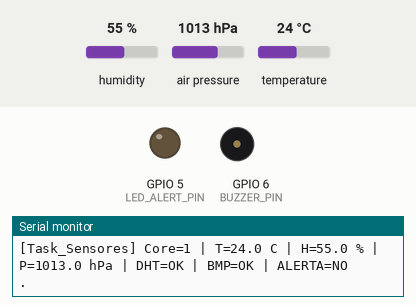
A program run on a simulated ESP32-S3. Parts: output pins drawn as LEDs (lit = HIGH), buzzer (waves = sounding, pin HIGH), the last lines printed to the serial monitor. The test bench sets the inputs (shaded band); at power-on: humidity 55 %, air pressure 1013 hPa, temperature 24 °C. WiFi joins after 1.5 s; servers stay silent unless stated.

Above: at 2.7 s.
2.8 s: humidity set to 69 %
4.7 s: humidity set to 72 %
At 5.64 s:
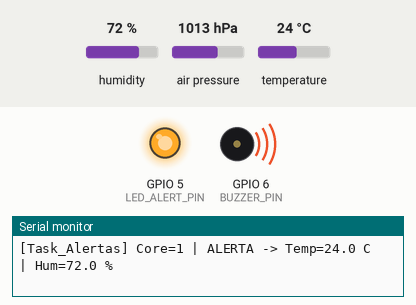
9.0 s: humidity set to 22 %
At 9.6 s:
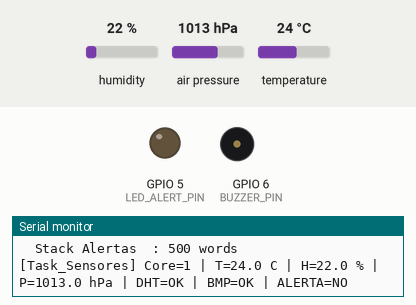
10.5 s: humidity set to 88 %
At 11.67 s:
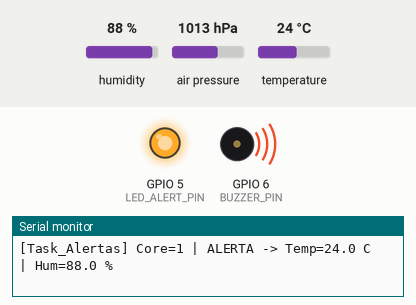
Timing chart, 0 to 15.0 s (numbered marks = the images above; inputs shaded):
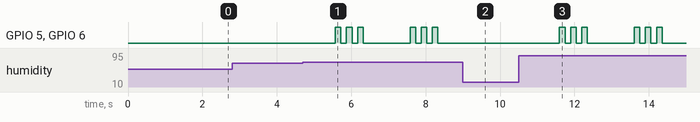

The program:

main.cpp
```cpp
#include <Arduino.h>
#include <WiFi.h>
#include <WebServer.h>
#include <Wire.h>
#include <DHT.h>
#include <Adafruit_BMP280.h>

#include <freertos/FreeRTOS.h>
#include <freertos/task.h>
#include <freertos/queue.h>
#include <freertos/semphr.h>

// =========================
// CONFIGURACION WIFI
// =========================
const char* WIFI_SSID = "TU_WIFI";
const char* WIFI_PASS = "TU_PASSWORD";

// =========================
// PINES
// =========================
#define DHTPIN 4
#define DHTTYPE DHT22

#define I2C_SDA 8
#define I2C_SCL 9

#define LED_ALERT_PIN 5
#define BUZZER_PIN 6

// =========================
// UMBRALES DE ALERTA
// =========================
const float TEMP_ALERT = 30.0;
const float HUM_ALERT  = 70.0;

// =========================
// OBJETOS HARDWARE
// =========================
DHT dht(DHTPIN, DHTTYPE);
Adafruit_BMP280 bmp;
WebServer server(80);

// =========================
// ESTRUCTURA DE DATOS
// =========================
struct SensorData {
  float temperature;
  float humidity;
  float pressure;
  bool dhtOk;
  bool bmpOk;
  bool alert;
  uint32_t sampleId;
  uint32_t timestampMs;
};

// =========================
// RECURSOS FREERTOS
// =========================
QueueHandle_t sensorQueue = NULL;
SemaphoreHandle_t dataMutex = NULL;
SemaphoreHandle_t alertSemaphore = NULL;

// =========================
// TASK HANDLES
// =========================
TaskHandle_t taskSensoresHandle = NULL;
TaskHandle_t taskWebHandle = NULL;
TaskHandle_t taskWiFiHandle = NULL;
TaskHandle_t taskAlertasHandle = NULL;
TaskHandle_t taskMonitorHandle = NULL;

// =========================
// DATOS COMPARTIDOS
// =========================
SensorData latestData = {0};
volatile uint32_t hbSensores = 0;
volatile uint32_t hbWeb = 0;
volatile uint32_t hbWiFi = 0;
volatile uint32_t hbAlertas = 0;

const uint32_t WATCHDOG_TIMEOUT_MS = 10000;

// =========================
// HTML PAGINA WEB
// =========================
const char INDEX_HTML[] PROGMEM = R"rawliteral(
<!DOCTYPE html>
<html lang="es">
<head>
  <meta charset="UTF-8">
  <meta name="viewport" content="width=device-width, initial-scale=1">
  <title>Estación Meteorológica ESP32</title>
  <style>
    body { font-family: Arial, sans-serif; margin: 0; background: #f4f6f8; color: #222; }
    header { background: #1f6feb; color: white; padding: 18px; text-align: center; }
    .wrap { max-width: 900px; margin: 20px auto; padding: 0 16px; }
    .grid { display: grid; grid-template-columns: repeat(auto-fit, minmax(220px, 1fr)); gap: 16px; }
    .card {
      background: white; border-radius: 14px; padding: 20px;
      box-shadow: 0 4px 14px rgba(0,0,0,0.08);
    }
    .label { font-size: 14px; color: #666; }
    .value { font-size: 32px; font-weight: bold; margin-top: 8px; }
    .ok { color: #138a36; font-weight: bold; }
    .alert { color: #c62828; font-weight: bold; }
    .footer { margin-top: 20px; font-size: 14px; color: #555; }
  </style>
</head>
<body>
  <header>
    <h1>Estación Meteorológica ESP32</h1>
    <p>FreeRTOS + DHT22 + BMP280 + Web</p>
  </header>

  <div class="wrap">
    <div class="grid">
      <div class="card">
        <div class="label">Temperatura</div>
        <div class="value" id="temp">--</div>
      </div>
      <div class="card">
        <div class="label">Humedad</div>
        <div class="value" id="hum">--</div>
      </div>
      <div class="card">
        <div class="label">Presión</div>
        <div class="value" id="pres">--</div>
      </div>
      <div class="card">
        <div class="label">Estado</div>
        <div class="value" id="estado">--</div>
      </div>
    </div>

    <div class="card" style="margin-top:16px;">
      <div><strong>DHT22:</strong> <span id="dht">--</span></div>
      <div><strong>BMP280:</strong> <span id="bmp">--</span></div>
      <div><strong>Muestra:</strong> <span id="sample">--</span></div>
      <div><strong>Tiempo:</strong> <span id="time">--</span></div>
    </div>

    <div class="footer">
      La página se actualiza cada 2 segundos.
    </div>
  </div>

  <script>
    async function updateData() {
      try {
        const res = await fetch('/data');
        const data = await res.json();

        document.getElementById('temp').textContent = data.temperature.toFixed(1) + ' °C';
        document.getElementById('hum').textContent = data.humidity.toFixed(1) + ' %';
        document.getElementById('pres').textContent = data.pressure.toFixed(1) + ' hPa';
        document.getElementById('sample').textContent = data.sampleId;
        document.getElementById('time').textContent = data.timestampMs + ' ms';
        document.getElementById('dht').textContent = data.dhtOk ? 'OK' : 'ERROR';
        document.getElementById('bmp').textContent = data.bmpOk ? 'OK' : 'ERROR';

        const estado = document.getElementById('estado');
        if (data.alert) {
          estado.textContent = 'ALERTA';
          estado.className = 'value alert';
        } else {
          estado.textContent = 'NORMAL';
          estado.className = 'value ok';
        }
      } catch (e) {
        console.log('Error leyendo datos');
      }
    }

    updateData();
    setInterval(updateData, 2000);
  </script>
</body>
</html>
)rawliteral";

// =========================
// FUNCIONES WEB
// =========================
void handleRoot() {
  server.send_P(200, "text/html", INDEX_HTML);
}

void handleData() {
  SensorData copy;

  if (xSemaphoreTake(dataMutex, pdMS_TO_TICKS(100)) == pdTRUE) {
    copy = latestData;
    xSemaphoreGive(dataMutex);
  } else {
    server.send(500, "application/json", "{\"error\":\"mutex timeout\"}");
    return;
  }

  String json = "{";
  json += "\"temperature\":" + String(copy.temperature, 1) + ",";
  json += "\"humidity\":" + String(copy.humidity, 1) + ",";
  json += "\"pressure\":" + String(copy.pressure, 1) + ",";
  json += "\"dhtOk\":" + String(copy.dhtOk ? "true" : "false") + ",";
  json += "\"bmpOk\":" + String(copy.bmpOk ? "true" : "false") + ",";
  json += "\"alert\":" + String(copy.alert ? "true" : "false") + ",";
  json += "\"sampleId\":" + String(copy.sampleId) + ",";
  json += "\"timestampMs\":" + String(copy.timestampMs);
  json += "}";

  server.send(200, "application/json", json);
}

// =========================
// TASK SENSORES
// =========================
void Task_Sensores(void *pvParameters) {
  uint32_t sample = 0;

  for (;;) {
    SensorData data = {0};

    float h = dht.readHumidity();
    float t = dht.readTemperature();
    float p = bmp.readPressure() / 100.0f;

    data.dhtOk = !(isnan(h) || isnan(t));
    data.bmpOk = !isnan(p) && p > 300.0f && p < 1200.0f;

    data.temperature = data.dhtOk ? t : -999.0f;
    data.humidity    = data.dhtOk ? h : -999.0f;
    data.pressure    = data.bmpOk ? p : -999.0f;
    data.sampleId    = sample++;
    data.timestampMs = millis();

    data.alert = false;
    if (data.dhtOk) {
      if (data.temperature > TEMP_ALERT || data.humidity > HUM_ALERT) {
        data.alert = true;
      }
    }

    if (xSemaphoreTake(dataMutex, portMAX_DELAY) == pdTRUE) {
      latestData = data;
      xSemaphoreGive(dataMutex);
    }

    xQueueOverwrite(sensorQueue, &data);

    if (data.alert) {
      xSemaphoreGive(alertSemaphore);
    }

    hbSensores = millis();

    Serial.printf("[Task_Sensores] Core=%d | T=%.1f C | H=%.1f %% | P=%.1f hPa | DHT=%s | BMP=%s | ALERTA=%s\n",
                  xPortGetCoreID(),
                  data.temperature,
                  data.humidity,
                  data.pressure,
                  data.dhtOk ? "OK" : "ERR",
                  data.bmpOk ? "OK" : "ERR",
                  data.alert ? "SI" : "NO");

    vTaskDelay(pdMS_TO_TICKS(2000));
  }
}

// =========================
// TASK WIFI
// =========================
void Task_WiFi(void *pvParameters) {
  for (;;) {
    if (WiFi.status() != WL_CONNECTED) {
      Serial.println("[Task_WiFi] Reconectando WiFi...");
      WiFi.disconnect(true, true);
      delay(200);
      WiFi.begin(WIFI_SSID, WIFI_PASS);

      uint32_t start = millis();
      while (WiFi.status() != WL_CONNECTED && millis() - start < 8000) {
        vTaskDelay(pdMS_TO_TICKS(500));
        Serial.print(".");
      }
      Serial.println();

      if (WiFi.status() == WL_CONNECTED) {
        Serial.print("[Task_WiFi] Conectado. IP: ");
        Serial.println(WiFi.localIP());
      } else {
        Serial.println("[Task_WiFi] No se pudo conectar");
      }
    }

    hbWiFi = millis();
    vTaskDelay(pdMS_TO_TICKS(5000));
  }
}

// =========================
// TASK WEB
// =========================
void Task_Web(void *pvParameters) {
  for (;;) {
    server.handleClient();
    hbWeb = millis();
    vTaskDelay(pdMS_TO_TICKS(20));
  }
}

// =========================
// TASK ALERTAS
// =========================
void Task_Alertas(void *pvParameters) {
  pinMode(LED_ALERT_PIN, OUTPUT);
  pinMode(BUZZER_PIN, OUTPUT);
  digitalWrite(LED_ALERT_PIN, LOW);
  digitalWrite(BUZZER_PIN, LOW);

  for (;;) {
    if (xSemaphoreTake(alertSemaphore, portMAX_DELAY) == pdTRUE) {
      SensorData copy;

      if (xSemaphoreTake(dataMutex, portMAX_DELAY) == pdTRUE) {
        copy = latestData;
        xSemaphoreGive(dataMutex);
      }

      Serial.printf("[Task_Alertas] Core=%d | ALERTA -> Temp=%.1f C | Hum=%.1f %%\n",
                    xPortGetCoreID(),
                    copy.temperature,
                    copy.humidity);

      for (int i = 0; i < 3; i++) {
        digitalWrite(LED_ALERT_PIN, HIGH);
        digitalWrite(BUZZER_PIN, HIGH);
        vTaskDelay(pdMS_TO_TICKS(150));
        digitalWrite(LED_ALERT_PIN, LOW);
        digitalWrite(BUZZER_PIN, LOW);
        vTaskDelay(pdMS_TO_TICKS(150));
      }

      hbAlertas = millis();
    }
  }
}

// =========================
// TASK MONITOR
// =========================
void Task_Monitor(void *pvParameters) {
  for (;;) {
    uint32_t now = millis();

    Serial.println("--------------------------------------------------");
    Serial.printf("[Task_Monitor] Core=%d\n", xPortGetCoreID());
    Serial.printf("  Stack Sensores : %u words\n", uxTaskGetStackHighWaterMark(taskSensoresHandle));
    Serial.printf("  Stack Web      : %u words\n", uxTaskGetStackHighWaterMark(taskWebHandle));
    Serial.printf("  Stack WiFi     : %u words\n", uxTaskGetStackHighWaterMark(taskWiFiHandle));
    Serial.printf("  Stack Alertas  : %u words\n", uxTaskGetStackHighWaterMark(taskAlertasHandle));

    bool timeout =
      (now - hbSensores > WATCHDOG_TIMEOUT_MS) ||
      (now - hbWeb > WATCHDOG_TIMEOUT_MS) ||
      (now - hbWiFi > WATCHDOG_TIMEOUT_MS);

    if (timeout) {
      Serial.println("[Task_Monitor] WARNING: alguna tarea no responde");
    }

    vTaskDelay(pdMS_TO_TICKS(4000));
  }
}

// =========================
// SETUP
// =========================
void setup() {
  Serial.begin(115200);
  delay(1500);

  Serial.println();
  Serial.println("==================================================");
  Serial.println("PRACTICA 4 - PARTE 3");
  Serial.println("Estacion meteorologica REAL con pagina web");
  Serial.println("DHT22 + BMP280 + FreeRTOS + WebServer");
  Serial.println("==================================================");

  Wire.begin(I2C_SDA, I2C_SCL);
  dht.begin();

  bool bmpOk = bmp.begin(0x76);
  if (!bmpOk) {
    bmpOk = bmp.begin(0x77);
  }

  if (!bmpOk) {
    Serial.println("[Setup] ERROR: BMP280 no encontrado en 0x76 ni 0x77");
  } else {
    Serial.println("[Setup] BMP280 detectado");
  }

  WiFi.mode(WIFI_STA);
  WiFi.begin(WIFI_SSID, WIFI_PASS);

  server.on("/", handleRoot);
  server.on("/data", handleData);
  server.begin();

  sensorQueue = xQueueCreate(1, sizeof(SensorData));
  dataMutex = xSemaphoreCreateMutex();
  alertSemaphore = xSemaphoreCreateBinary();

  if (sensorQueue == NULL || dataMutex == NULL || alertSemaphore == NULL) {
    Serial.println("[Setup] Error creando recursos FreeRTOS");
    while (true) {
      delay(1000);
    }
  }

  uint32_t now = millis();
  hbSensores = now;
  hbWeb = now;
  hbWiFi = now;
  hbAlertas = now;

  xTaskCreatePinnedToCore(Task_Sensores, "Task_Sensores", 4096, NULL, 3, &taskSensoresHandle, 1);
  xTaskCreatePinnedToCore(Task_WiFi,     "Task_WiFi",     4096, NULL, 1, &taskWiFiHandle,     0);
  xTaskCreatePinnedToCore(Task_Web,      "Task_Web",      6144, NULL, 2, &taskWebHandle,      0);
  xTaskCreatePinnedToCore(Task_Alertas,  "Task_Alertas",  3072, NULL, 3, &taskAlertasHandle,  1);
  xTaskCreatePinnedToCore(Task_Monitor,  "Task_Monitor",  3072, NULL, 1, &taskMonitorHandle,  0);

  Serial.println("[Setup] Tareas creadas");
  Serial.println("[Setup] Cuando conecte al WiFi, abre la IP que salga en el monitor serie");
}

void loop() {
  vTaskDelay(pdMS_TO_TICKS(1000));
}
```

Measured:
- the behaviour switches between 70 and 71 % on humidity (found by bisection; images 0 and 1)
- after the input at 4.7 s, GPIO 5 (LED_ALERT_PIN), GPIO 6 (BUZZER_PIN): LOW → HIGH after 0.87 s, → LOW 0.15 s later, → HIGH 0.15 s later, → LOW 0.15 s later, … (12 changes in this stretch)
- after the input at 9.0 s, GPIO 5 (LED_ALERT_PIN), GPIO 6 (BUZZER_PIN): stops changing and stays LOW
- after the input at 10.5 s, GPIO 5 (LED_ALERT_PIN), GPIO 6 (BUZZER_PIN): LOW → HIGH after 1.1 s, → LOW 0.15 s later, → HIGH 0.15 s later, → LOW 0.15 s later, … (12 changes in this stretch)
